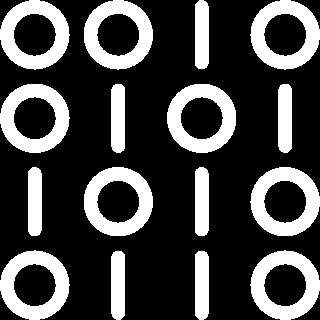
#> input picture 2022/OpenCV4 tutorial/morphology/binary-icon-30.bmp, 320 x 320 px
$ python morphology.py
#> lines starting #> are read from the running program, lines starting #| are printed output that depends on the picture; after the words box and inside, x2 and y2 are one past the last pixel; in counts of white or black regions, pixels touching at a corner belong together
import cv2 as cv

def main():
    src = cv.imread("binary-icon-30.bmp", cv.IMREAD_GRAYSCALE)
#> src: shape (320, 320); 27.7% white; 16 white regions, largest, box (x1, y1, x2, y2) and area: (0, 0, 70, 70) 2429, (250, 0, 320, 70) 2429, (167, 84, 236, 153) 2429
    class Params:
        morph_elem = 0
        morph_size = 0
        morph_operator = 0
    def Operator_onChange(Operator):
        Params.morph_operator = Operator

        element = cv.getStructuringElement(Params.morph_elem, [2 * Params.morph_size + 1, 2 * Params.morph_size + 1], [Params.morph_size, Params.morph_size])
        dst = cv.morphologyEx(src, Params.morph_operator, element)
        cv.imshow("Morphology Transformations Demo", dst)

    cv.namedWindow("Morphology Transformations Demo") # Create window
    cv.createTrackbar("Operator", "Morphology Transformations Demo", Params.morph_operator, 7, Operator_onChange)
#> slider 'Operator' is set to 2

    def Element_onChange(elem_T):

        Params.morph_elem = elem_T
        element = cv.getStructuringElement(Params.morph_elem, [2 * Params.morph_size + 1, 2 * Params.morph_size + 1], [Params.morph_size, Params.morph_size])
        dst = cv.morphologyEx(src, Params.morph_operator, element)
        cv.imshow("Morphology Transformations Demo", dst)

    cv.createTrackbar("Element", "Morphology Transformations Demo", Params.morph_elem, 2, Element_onChange)
#> slider 'Element' is set to 1
#> slider 'Kernel size:(2n+1)' is set to 7

    def ksize_onChange(morph_s):

#> called with morph_s = 7
        Params.morph_size = morph_s
        element = cv.getStructuringElement(Params.morph_elem, [2 * Params.morph_size + 1, 2 * Params.morph_size + 1], [Params.morph_size, Params.morph_size])
        dst = cv.morphologyEx(src, Params.morph_operator, element)
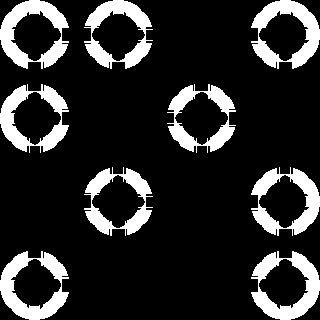
#> dst: shape (320, 320); 17.1% white; 9 white regions, largest, box (x1, y1, x2, y2) and area: (0, 0, 69, 69) 2053, (251, 0, 320, 69) 2053, (0, 251, 69, 320) 2053
        cv.imshow("Morphology Transformations Demo", dst)

    cv.createTrackbar("Kernel size:(2n+1)", "Morphology Transformations Demo", Params.morph_size, 21, ksize_onChange)

    cv.waitKey()


if __name__ == '__main__':
    main()
